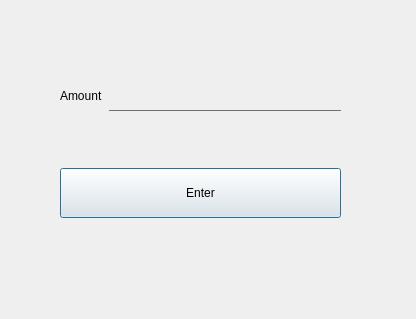
<?xml version="1.0" encoding="UTF-8"?>
<ui version="4.0">
 <class>Dialog_withdraw</class>
 <widget class="QDialog" name="Dialog_withdraw">
  <property name="geometry">
   <rect>
    <x>0</x>
    <y>0</y>
    <width>416</width>
    <height>319</height>
   </rect>
  </property>
  <property name="windowTitle">
   <string>Dialog</string>
  </property>
  <property name="styleSheet">
   <string notr="true">QLineEdit {
background:transparent;
border:none;
color:#717072;
border-bottom:1px solid #717072
}
QLineEdit::hover{
border-bottom:3px solid black
}
#pushButton{
background:#4ee44e;
border-radius:60px;

}

#pushButton::hover{
background:green;
border-radius:60px;

}</string>
  </property>
  <widget class="QWidget" name="layoutWidget">
   <property name="geometry">
    <rect>
     <x>60</x>
     <y>30</y>
     <width>281</width>
     <height>241</height>
    </rect>
   </property>
   <layout class="QVBoxLayout" name="verticalLayout">
    <item>
     <layout class="QHBoxLayout" name="horizontalLayout">
      <item>
       <widget class="QLabel" name="label">
        <property name="text">
         <string>Amount</string>
        </property>
       </widget>
      </item>
      <item>
       <widget class="QLineEdit" name="lineEdit_withdraw">
        <property name="minimumSize">
         <size>
          <width>0</width>
          <height>30</height>
         </size>
        </property>
       </widget>
      </item>
     </layout>
    </item>
    <item>
     <widget class="QPushButton" name="pushButton_withdraw">
      <property name="minimumSize">
       <size>
        <width>0</width>
        <height>50</height>
       </size>
      </property>
      <property name="text">
       <string>Enter</string>
      </property>
     </widget>
    </item>
   </layout>
  </widget>
 </widget>
 <resources/>
 <connections/>
</ui>
